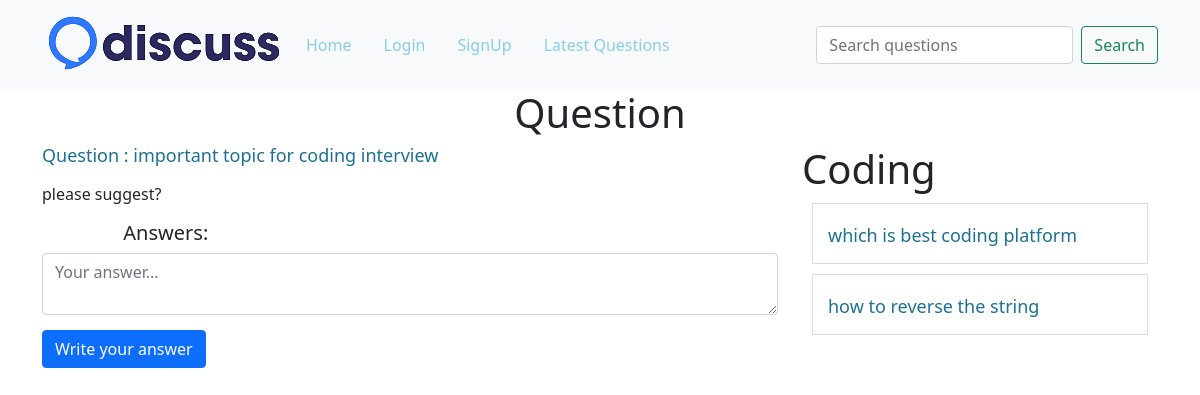
Screenshot of /?q-id=10 with the database file from the repository.
### tables this page shows
CREATE TABLE `questions` (
  `id` int(10) NOT NULL,
  `title` varchar(100) NOT NULL,
  `description` varchar(300) NOT NULL,
  `category_id` int(10) NOT NULL,
  `user_id` int(10) NOT NULL
);

CREATE TABLE `category` (
  `id` int(30) NOT NULL,
  `name` varchar(100) NOT NULL
);

### client/question-details.php (the view, shortened to what this page needs)
<div class="container">
    <h1 class="heading">Question</h1>
    <div class="row">
        <div class="col-8">
            <?php
            include("./common/db.php");
            $query = "select * from questions where id =$qid";
            $result = $conn->query($query);
            $row = $result->fetch_assoc();
            $cid = $row['category_id'];
            echo "<h4 class='margin-bottom-15 question-title'>Question : " . $row['title'] . "</h4>
    <p class='margin-bottom-15'>" . $row['description'] . "</p>";
            include("answers.php");
            ?>
           <form action="./server/requests.php" method="post">
    <textarea name="answer" class="form-control margin-bottom-15" placeholder="Your answer..."></textarea>
    <button type="submit" class="btn btn-primary">Write your answer</button>
</form>
        </div>
        <div class="col-4">
            <?php
            $categoryQuery = "select name from category where id=$cid";
            $categoryResult = $conn->query($categoryQuery);
            $categoryRow = $categoryResult->fetch_assoc();
            echo "<h1>" . ucfirst($categoryRow['name']) . "</h1>";
            $query = "select * from questions where category_id=$cid and id!=$qid";
            $result = $conn->query($query);
            foreach ($result as $row) {
                $id = $row['id'];
                $title = $row['title'];
                echo "<div class='question-list'>
                <h4><a href=?q-id=$id>$title</a></h4>
                </div>";
            }
            ?>
        </div>
    </div>
</div>

### public/style.css (style rules this page uses)
a { color: skyblue !important; }
.heading { text-align: center; }
.margin-bottom-15 { margin-bottom: 15px; }
.question-list { border: 1px solid #ddd; padding: 15px; margin: 10px; }
.question-list h4 { margin: 0; padding: 0; }
.question-list a,.question-title { font-size: 18px; text-decoration: none; color: #1c7194 !important; }

### rows the page displays
questions: title "important topic for coding interview", description "please suggest?"
category: name "Coding"
questions: title "which is best coding platform"
questions: title "how to reverse the string"
